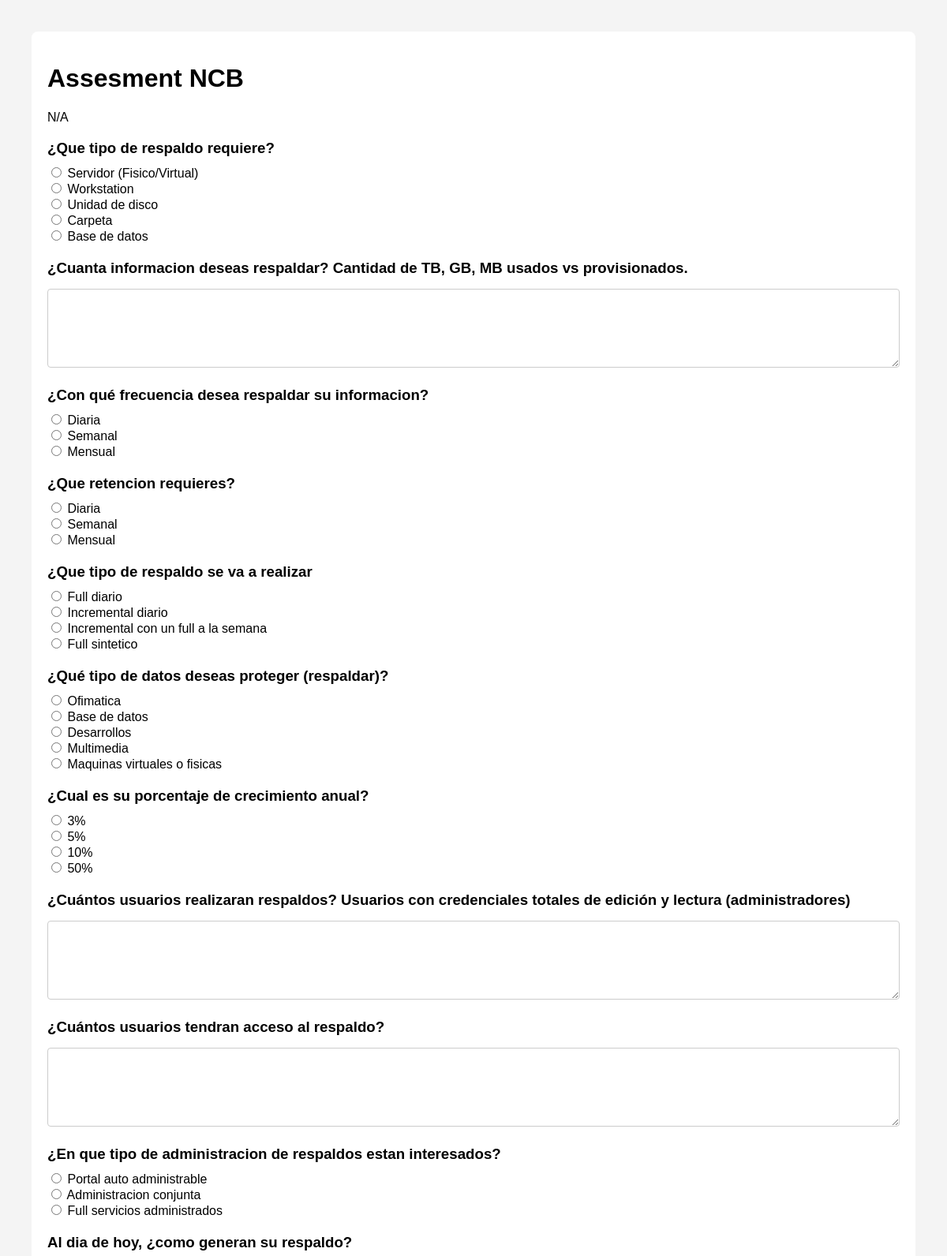
/cuestionarios_combinados/cuestionario/2/ (upper part), run on the app's committed database.
### cuestionarios_combinados/models.py (models this page shows, shortened)
class Cuestionario(models.Model):
    titulo = models.CharField(max_length=200)
    descripcion = models.TextField()

class Pregunta(models.Model):
    cuestionario = models.ForeignKey(Cuestionario, on_delete=models.CASCADE)
    texto = models.CharField(max_length=200)
    abierta = models.BooleanField(default=False)

class Respuesta(models.Model):
    pregunta = models.ForeignKey(Pregunta, on_delete=models.CASCADE)
    texto = models.CharField(max_length=200)

### cuestionarios_combinados/views.py (the view)
# urls.py: path('cuestionario/<int:cuestionario_id>/', views.detalle_cuestionario, name='detalle_cuestionario'),
def detalle_cuestionario(request, cuestionario_id):
    cuestionario = get_object_or_404(Cuestionario, id=cuestionario_id)
    return render(request, 'cuestionarios_combinados/detalle_cuestionario.html', {'cuestionario': cuestionario})

### cuestionarios_combinados/templates/cuestionarios_combinados/detalle_cuestionario.html (shortened to what this page needs)
<!DOCTYPE html>
<html lang="es">
<head>
</head>
<body>
    <div class="cuestionario-container">
        <h1>{{ cuestionario.titulo }}</h1>
        <p>{{ cuestionario.descripcion }}</p>
        <form action="{% url 'cuestionarios_combinados:procesar_respuestas' cuestionario.id %}" method="post" onsubmit="return validarFormulario();">
            {% for pregunta in cuestionario.pregunta_set.all %}
            <div class="pregunta {% if pregunta.abierta %}abierta{% else %}cerrada{% endif %}">
                <h3>{{ pregunta.texto }}</h3>
                {% if pregunta.abierta %}
                <textarea class="respuesta-texto" name="respuesta_abierta_{{ pregunta.id }}" required></textarea>
                {% else %}
                    {% for respuesta in pregunta.respuesta_set.all %}
                        <label>
                            <input type="radio" name="respuesta_{{ pregunta.id }}" value="{{ respuesta.texto }}" required>
                            {{ respuesta.texto }}
                        </label><br>
                    {% endfor %}
                {% endif %}
            </div>
            {% endfor %}
        </form>
    </div>
</body>
</html>

### cuestionarios_combinados/templates/cuestionarios_combinados/detalle_cuestionario.html (style rules this page uses)
body { font-family: Arial, sans-serif; margin: 20px; padding: 20px; background-color: #f4f4f4; }
.cuestionario-container { background-color: white; padding: 20px; border-radius: 8px; }
.pregunta { margin-bottom: 20px; }
.pregunta h3 { margin-bottom: 10px; }
.respuesta-texto, .respuesta-cerrada { width: 100%; padding: 10px; margin-top: 5px; border: 1px solid #ccc; border-radius: 4px; box-sizing: border-box; }
.respuesta-texto { height: 100px; resize: vertical; }

### data on the page
Cuestionario: titulo "Assesment NCB", descripcion "N/A"
Pregunta: texto "¿Que tipo de respaldo requiere?"
Respuesta: texto "Servidor (Fisico/Virtual)"
Respuesta: texto "Workstation"
Respuesta: texto "Unidad de disco"
Respuesta: texto "Carpeta"
Respuesta: texto "Base de datos"
Pregunta: texto "¿Cuanta informacion deseas respaldar? Cantidad de TB, GB, MB usados vs provisionados."
Pregunta: texto "¿Con qué frecuencia desea respaldar su informacion?"
Respuesta: texto "Diaria"
Respuesta: texto "Semanal"
Respuesta: texto "Mensual"
Pregunta: texto "¿Que retencion requieres?"
Respuesta: texto "Diaria"
Respuesta: texto "Semanal"
Respuesta: texto "Mensual"
Pregunta: texto "¿Que tipo de respaldo se va a realizar"
Respuesta: texto "Full diario"
Respuesta: texto "Incremental diario"
Respuesta: texto "Incremental con un full a la semana"
Respuesta: texto "Full sintetico"
Pregunta: texto "¿Qué tipo de datos deseas proteger (respaldar)?"
Respuesta: texto "Ofimatica"
Respuesta: texto "Base de datos"
Respuesta: texto "Desarrollos"
Respuesta: texto "Multimedia"
Respuesta: texto "Maquinas virtuales o fisicas"
Pregunta: texto "¿Cual es su porcentaje de crecimiento anual?"
Respuesta: texto "3%"
Respuesta: texto "5%"
Respuesta: texto "10%"
Respuesta: texto "50%"
Pregunta: texto "¿Cuántos usuarios realizaran respaldos? Usuarios con credenciales totales de edición y lectura (administradores)"
Pregunta: texto "¿Cuántos usuarios tendran acceso al respaldo?"
Pregunta: texto "¿En que tipo de administracion de respaldos estan interesados?"
Respuesta: texto "Portal auto administrable"
Respuesta: texto "Administracion conjunta"
Respuesta: texto "Full servicios administrados"
Pregunta: texto "Al dia de hoy, ¿como generan su respaldo?"
